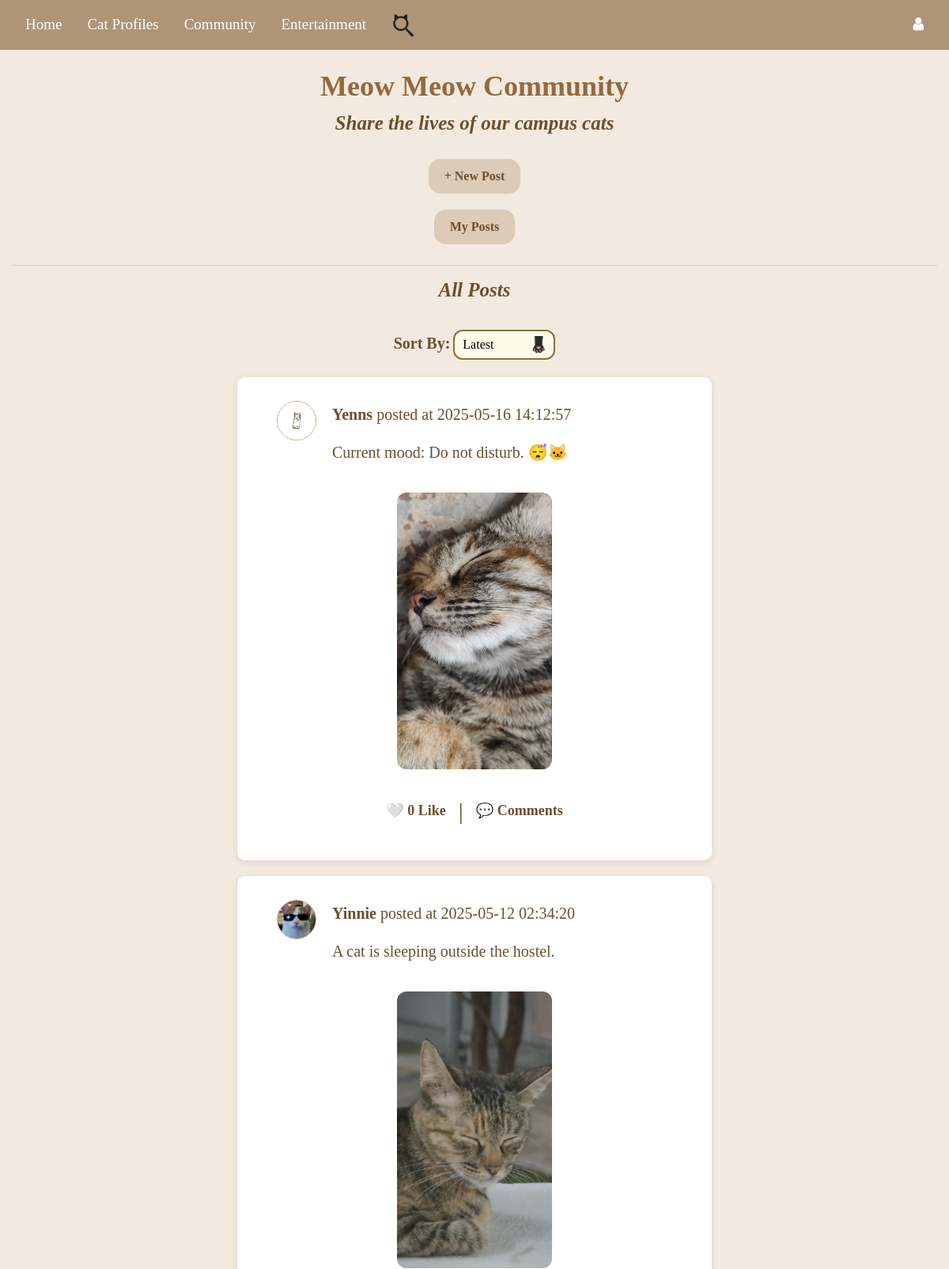
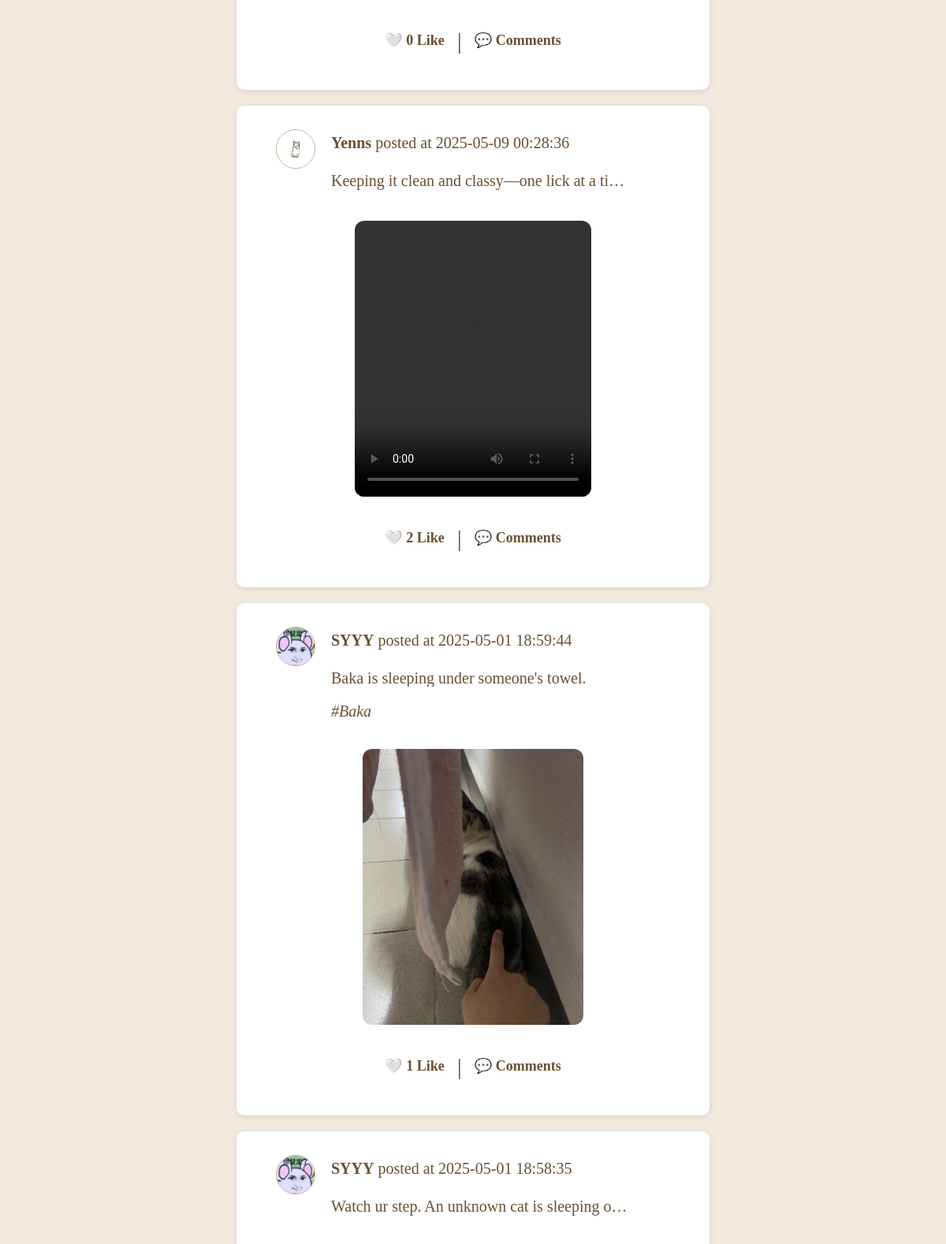
The page /community_feature (upper part) on the database its author committed (2 pictures, top to bottom).
### tables this page shows
CREATE TABLE "post" (
	"post_id"	INTEGER,
	"user_id"	INTEGER,
	"content"	TEXT,
	"media_type"	TEXT,
	"media_url"	TEXT,
	"created_at"	TIMESTAMP DEFAULT CURRENT_TIMESTAMP,
	"updated_at"	TIMESTAMP DEFAULT CURRENT_TIMESTAMP,
	"cat_hashtag"	TEXT,
	PRIMARY KEY("post_id"),
	FOREIGN KEY("user_id") REFERENCES "user"("id") ON DELETE CASCADE
);

### Website/community.py (the view)
@community_bp.route('/community_feature')
def community_feature():
    user_id = current_user.id if current_user.is_authenticated else -1
    sort = request.args.get('sort', 'date_desc')
    if sort == 'date_asc':
        order_by = 'post.created_at ASC'
    elif sort == 'date_desc':
        order_by = 'post.created_at DESC'
    elif sort == 'likes_desc':
        order_by = 'like_count DESC'
    else:
        order_by = 'post.user_id'
    conn = get_db_connection()
    query = f'''
        SELECT post.*, user.name, user.profile_picture,
            COUNT(likes.id) AS like_count,
            CASE
                WHEN EXISTS (
                    SELECT 1 FROM likes
                    WHERE likes.post_id = post.post_id AND likes.user_id = ?
                ) THEN 1
                ELSE 0
            END AS liked_by_current_user
        FROM post
        JOIN user ON post.user_id = user.id
        LEFT JOIN likes ON post.post_id = likes.post_id
        GROUP BY post.post_id
        ORDER BY {order_by}
    '''
    posts = conn.execute(query, (user_id,)).fetchall()
    conn.close()
    return render_template("community_index.html", user=current_user, posts=posts, sort=sort, cat_names=get_cat_names())

### Website/community.py (called while the page is built)
def get_db_connection():
    db_path = os.path.join(os.path.dirname(__file__), '..', 'instance', 'datebase.db')
    db_path = os.path.abspath(db_path)
    conn = sqlite3.connect(db_path)
    conn.row_factory = sqlite3.Row
    return conn

def get_cat_names():
    db_path = os.path.join(os.path.dirname(__file__), '..', 'instance', 'cat_profiles.db')
    if not os.path.exists(db_path):
        return []
    conn = sqlite3.connect(db_path)
    conn.row_factory = sqlite3.Row
    cursor = conn.cursor()
    cursor.execute('SELECT name FROM profiles')
    cat_names = [row['name'] for row in cursor.fetchall()]
    conn.close()
    return cat_names

### Website/templates/community_index.html (shortened to what this page needs)
{% extends "base.html" %}
{% block content %}
<h1>Meow Meow Community</h1>
<h2>Share the lives of our campus cats</h2>
<div class="button-container">
    <button onclick ="openModal()" >+ New Post</button>
    <button onclick="window.location.href='{{ url_for('community.my_posts') }}'" >My Posts</button>
</div>
<hr>
<h2>All Posts</h2>
<div class="sort-container" >
    <label for="sort-by">Sort By: </label>
    <select id="sort-by" onchange="sortPosts()">
        <option value="date_desc" {% if sort == 'date_desc' %}selected{% endif %}>Latest</option>
    </select>
</div>
{% for post in posts %}
    <div class="post" onclick="window.location.href='/post/{{ post['post_id'] }}'">
        <div class="post-info">
            <img class="profile-picture" src="{{ url_for('static', filename='Userprofile/' + (post['profile_picture'] if post['profile_picture'] else 'default_profilepic.png')) }}" alt="Avatar">
            <p><strong>{{ post['name'] }}</strong> posted at {{ post['created_at'] }}</p>
        </div>
        <p class="post-content">{{ post['content'] }}</p>
            {% if post['cat_hashtag'] %}
                <p class="post-content">
                    <a class="hashtag" href="{{ url_for('community.hashtag_posts', hashtag=post['cat_hashtag']) }}">#{{ post['cat_hashtag'] }}</a>
                </p>
            {% endif %}
        <div class="media">
            {% if post['media_url'] %}
                {% set ext = post['media_url'].rsplit('.', 1)[1].lower() %}
                {% if ext in ['jpg', 'jpeg', 'png', 'gif'] %}
                    <img src="{{ url_for('static', filename=post['media_url']) }}" alt="Image">
                {% elif ext in ['mp4', 'mov', 'avi'] %}
                    <video controls>
                        <source src="{{ url_for('static', filename=post['media_url']) }}" type="video/{{ ext }}">
                    </video>
                {% endif %}
            {% endif %}
        </div>
        <div class="post-actions">
            <form id="like-form-{{ post['post_id'] }}" action="{{ url_for('community.like_post' if not post['liked_by_current_user'] else 'community.unlike_post', post_id=post['post_id']) }}" method="post" style="display:inline;">
                <button type="submit" class="post-action-button">
                    {% if post['liked_by_current_user'] %}
                        ❤️
                    {% else %}
                        🤍
                    {% endif %}
                    {{ post['like_count'] }} Like
                </button>
            </form>
            <span class="separator">|</span>
            <button class="post-action-button" onclick="event.stopPropagation(); window.location.href='/post/{{ post['post_id'] }}#comments'">
                💬 Comments
            </button>
        </div>
    </div>
{% endfor %}
{% endblock %}

### Website/templates/base.html (shortened to what this page needs)
<!DOCTYPE html>
<html>
<head>
    <link rel="stylesheet" href="https://stackpath.bootstrapcdn.com/bootstrap/4.4.1/css/bootstrap.min.css"
 />
    <link rel="stylesheet" href="https://stackpath.bootstrapcdn.com/font-awesome/4.7.0/css/font-awesome.min.css"
 />
</head>
<body>
<nav class="navbar navbar-expand-lg navbar-dark" style="background-color: rgb(176, 148, 119);">
    <a class="nav-item nav-link" style="font-family: 'Times New Roman'; color: white; font-size: 19px;" href="/">Home</a>
    <div class="dropdown nav-item">
        <a class="nav-link" href="#" id="dropdownMenuLink" aria-haspopup="true" aria-expanded="false"
           style="font-family: 'Times New Roman'; color: white; font-size: 19px;">
            Cat Profiles
        </a>
    </div>
    <a class="nav-item nav-link" style="font-family: 'Times New Roman'; color: white; font-size: 19px;" href="{{ url_for('community.community_feature') }}">
        Community
    </a>
    <div class="dropdown nav-item">
        <a class="nav-link" href="#" id="dropdownMenuLink" aria-haspopup="true" aria-expanded="false"
           style="font-family: 'Times New Roman'; color: white; font-size: 19px;">
            Entertainment
        </a>
    </div>
    <a class="nav-item nav-link" href="{{ url_for('search.search_feature') }}" style="color: white; font-size: 19px;">
        <img src="{{ url_for('static', filename='Images/option2.png') }}" alt="Search" style="width: 30px; height: 30px;">
    </a>
    <div class="ml-auto d-flex align-items-center">
        <div class="dropdown">
            <a class="nav-link" href="#" aria-haspopup="true" aria-expanded="false" style="color: white; font-size: 19px;">
                <i class="fa fa-user" aria-hidden="true"></i>
            </a>
        </div>
    </div>
</nav>
<div class="container-fluid">{% block content %}{% endblock %}</div>
</body>
</html>

### Website/templates/base.html (style rules this page uses)
.dropdown { position: relative; display: inline-block; }
.navbar { display: flex; justify-content: space-between; align-items: center; }
.ml-auto { margin-left: auto !important; }
body { background-color: #f9f4ef; }

### Website/templates/community_index.html (style rules this page uses)
html,body { margin: 0; padding: 0; box-sizing: border-box; font-family: 'Times New Roman', Times, serif; background-color: #f2eadf; }
h1 { font-weight: bold; color: #94693e; text-align: center; font-size: 36px; margin-bottom: 10px; padding-top: 25px; }
h2 { font-weight: bold; font-size: 25px; color: #6b4f2f; text-align: center; font-style: italic; margin-top: 0; margin-bottom: 20px; }
p { text-align: center; color: #6b4f2f; font-size: 20px; white-space: normal; max-width: 70%; overflow-wrap: break-word; }
.hashtag { display: inline; color: #6b4f2f; text-decoration: none; font-style: italic; }
.sort-container { text-align: center; margin-bottom: 20px; }
.sort-container label { color: #6b4f2f; font-weight: bold; font-size: 20px; }
.sort-container select { padding: 5px 40px 5px 10px; cursor: pointer; background-color: #fffbe9; border-radius: 12px; margin-top: 15px; appearance: none; border: 2px solid #94693e; outline: none; background-image: url("/static/cat_paws_icon.png"); background-repeat: no-repeat; background-position: right 8px center; background-size: 20px; }
.post { display: flex; flex-direction: column; width: 100%; max-width: 600px; max-height: 650px; background-color: #ffffff; border-radius: 10px; margin: 20px auto; overflow: hidden; box-shadow: 0 2px 8px rgba(0, 0, 0, 0.1); padding: 30px; cursor: pointer; }
.post-info { width: 100%; display: flex; align-items: center; justify-content: flex-start; margin-left: 20px; }
.post-info img.profile-picture { width: 50px; height: 50px; border-radius: 50%; margin-right: 20px; border: 1px solid #c8a786; }
.post-content { text-align: left; margin-left: 90px; overflow: hidden; white-space: nowrap; text-overflow: ellipsis; max-width: 380px; max-height: 230px; }
.media { display: flex; align-items: center; justify-content: center; margin: 10px 0; }
.media img, .media video { margin: 10px auto; border-radius: 12px; max-width: 300px; height: 350px; object-fit: contain; }
.post-actions { margin: 10px 0; display: flex; justify-content: center; align-items: center; }
.post-action-button { background: none; border: none; color: #6b4f2f; cursor: pointer; font-weight: bold; font-size: 18px; margin: 0 10px; }
.post-actions .separator { font-size: 30px; color: #6b4f2f; }
.button-container { display: flex; flex-direction: column; align-items: center; margin-top: 10px; }
.button-container button, .modal-content button { margin: 10px auto; padding: 10px 20px; background-color: #dccbb7; border-radius: 15px; border: none; color: #6b4f2f; font-size: 16px; font-weight: bold; cursor: pointer; transition: transform 0.2s ease; }

### rows shown on the page
post: name "Yenns", created_at "2025-05-16 14:12:57", content "Current mood: Do not disturb. 😴🐱", media_url (picture), like_count "0"
post: shows a picture, name "Yinnie", created_at "2025-05-12 02:34:20", content "A cat is sleeping outside the hostel.", media_url (picture), like_count "0"
post: name "Yenns", created_at "2025-05-09 00:28:36", content "Keeping it clean and classy—one lick at a ti…", like_count "2"
post: name "SYYY", created_at "2025-05-01 18:59:44", content "Baka is sleeping under someone's towel.", cat_hashtag "Baka", media_url (picture), like_count "1"
post: name "SYYY", created_at "2025-05-01 18:58:35", content "Watch ur step. An unknown cat is sleeping o…"
